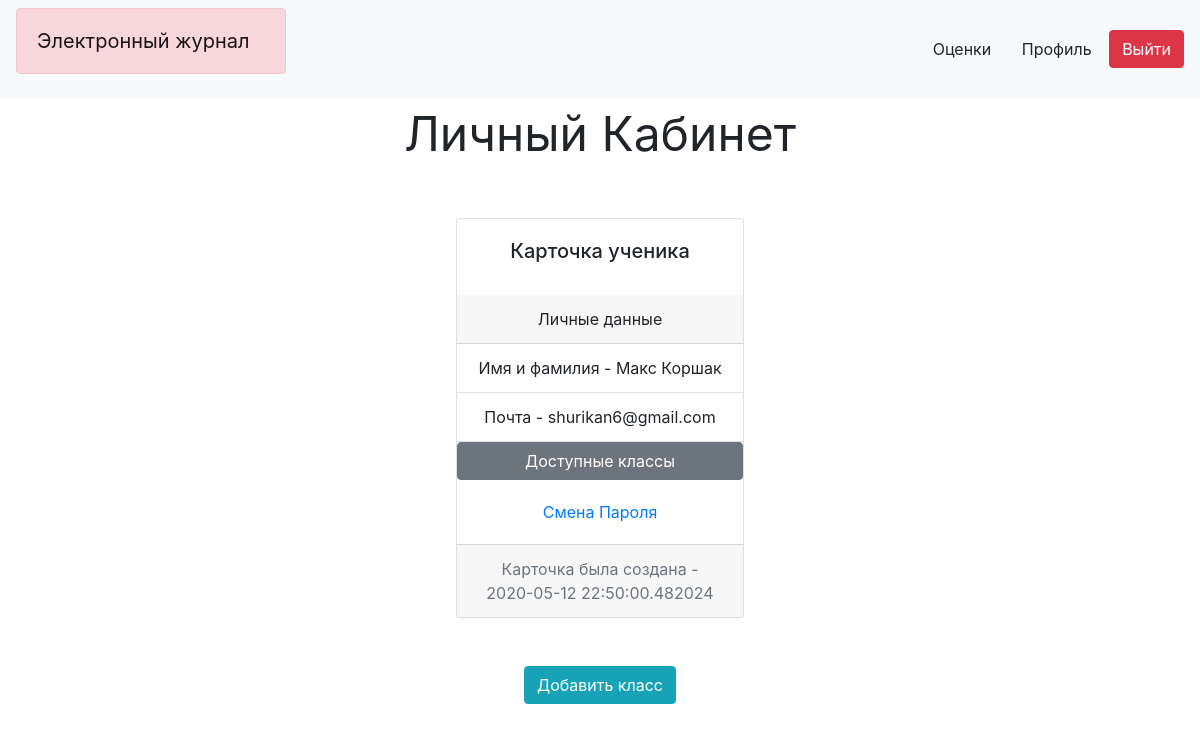
The page /profile (signed in) on the database its author committed.
### data/__all_models.py (models this page shows, shortened)
class User(SqlAlchemyBase, UserMixin):
    __tablename__ = 'user'
    id = Column(Integer, primary_key=True, autoincrement=True)
    name = Column(String, nullable=True)
    email = Column(String, index=True, unique=True, nullable=True)
    is_teacher = Column(Boolean, default=False)
    hashed_password = Column(String, nullable=True)
    created_date = Column(DateTime, default=datetime.datetime.now)
    classrooms = orm.relationship('Classroom', secondary='link', lazy='subquery')
    group_of_marks = orm.relation('GroupOfMarks', back_populates='user')

### slider.py (the view)
@app.route('/profile')
def profile():
    a = []
    for clas in current_user.classrooms:
        a.append(clas.code + ' - ' + clas.name)
    return render_template('profile.html', title="Профиль", a=a)

### data/db_session.py (called while the page is built)
def create_session() -> Session:
    global __factory
    return __factory()

### slider.py (called while the page is built)
@login_manager.user_loader
def load_user(user_id):
    session = db_session.create_session()
    return session.query(User).get(user_id)

### templates/profile.html
{% extends "base.html" %}
{% block content %}
<div align="center"> <font size=7>Личный Кабинет </font></div><br><br>
<div align="center">
<div align="center", class="card" style="width: 18rem;">
  <div class="card-body">
     <h5 class="card-title">Карточка {{"учителя" if current_user.is_teacher else "ученика"}}</h5>
  </div>
    <div class="card-header">
    Личные данные
  </div>
    <ul class="list-group list-group-flush">
    <li class="list-group-item">Имя и фамилия - {{current_user.name}}</li>
    <li class="list-group-item">Почта - {{current_user.email}}</li>
   </ul>
    <button type="button" class="btn btn-secondary" data-container="body" data-toggle="popover" data-placement="right" data-content="{{', '.join(a)}}" >
  Доступные классы
    </button>
    <div class="card-body", align="center">
    <a href="{{ url_for('change_password') }}" class="card-link"> Смена Пароля</a>
</div>
    <div class="card-footer text-muted">
    Карточка была создана - {{current_user.created_date}}
  </div>
</div></div>
<br>
<br>
<div align="center">
    <a type="button" class="btn btn-info" href="http://127.0.0.1:8080/create_classroom">Добавить класс</a>
</div>
{% endblock %}

### rows shown on the page
User: is_teacher "ученика", name "Макс Коршак", email "shurikan6@gmail.com", created_date "2020-05-12 22:50:00.482024"
